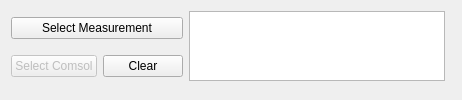
      <widget class="QWidget" name="tab_3">
       <property name="cursor">
        <cursorShape>ArrowCursor</cursorShape>
       </property>
       <attribute name="title">
        <string>COMSOL</string>
       </attribute>
       <layout class="QGridLayout" name="gridLayout_5">
        <item row="3" column="0">
         <widget class="QPushButton" name="pushButton_9">
          <property name="enabled">
           <bool>false</bool>
          </property>
          <property name="sizePolicy">
           <sizepolicy hsizetype="Maximum" vsizetype="Fixed">
            <horstretch>0</horstretch>
            <verstretch>0</verstretch>
           </sizepolicy>
          </property>
          <property name="cursor">
           <cursorShape>PointingHandCursor</cursorShape>
          </property>
          <property name="text">
           <string>Select Comsol</string>
          </property>
          <property name="icon">
           <iconset>
            <normaloff>../pngs/folder.png</normaloff>../pngs/folder.png</iconset>
          </property>
         </widget>
        </item>
        <item row="3" column="1">
         <widget class="QPushButton" name="pushButton_10">
          <property name="sizePolicy">
           <sizepolicy hsizetype="Preferred" vsizetype="Fixed">
            <horstretch>0</horstretch>
            <verstretch>0</verstretch>
           </sizepolicy>
          </property>
          <property name="cursor">
           <cursorShape>PointingHandCursor</cursorShape>
          </property>
          <property name="text">
           <string>Clear</string>
          </property>
         </widget>
        </item>
        <item row="2" column="0" colspan="2">
         <widget class="QPushButton" name="pushButton_8">
          <property name="sizePolicy">
           <sizepolicy hsizetype="Minimum" vsizetype="Fixed">
            <horstretch>0</horstretch>
            <verstretch>0</verstretch>
           </sizepolicy>
          </property>
          <property name="cursor">
           <cursorShape>PointingHandCursor</cursorShape>
          </property>
          <property name="text">
           <string>Select Measurement</string>
          </property>
          <property name="icon">
           <iconset>
            <normaloff>../pngs/folder.png</normaloff>../pngs/folder.png</iconset>
          </property>
         </widget>
        </item>
        <item row="5" column="0" colspan="4">
         <widget class="PlotWidget" name="Plotter_4" native="true">
          <property name="sizePolicy">
           <sizepolicy hsizetype="MinimumExpanding" vsizetype="MinimumExpanding">
            <horstretch>0</horstretch>
            <verstretch>0</verstretch>
           </sizepolicy>
          </property>
         </widget>
        </item>
        <item row="2" column="2" rowspan="2">
         <widget class="QTextBrowser" name="textBrowser"/>
        </item>
       </layout>
      </widget>
